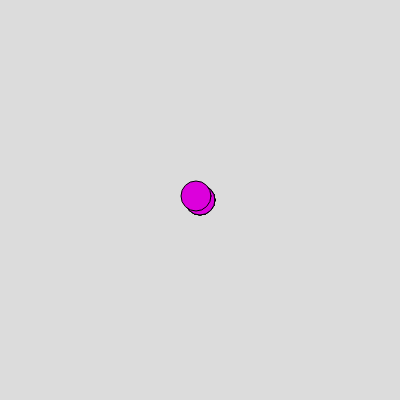
Frame 1 (no input)
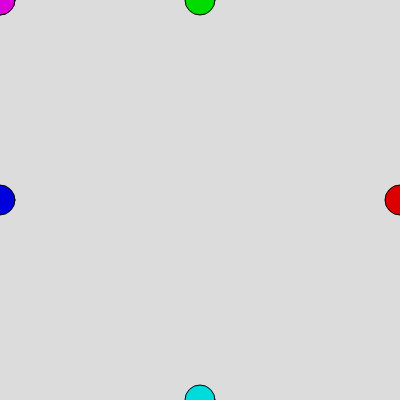
Frame 60 (no input)
Frame 120 (the mouse pressed at the canvas centre since frame 60): identical to frame 60, image omitted

The p5.js sketch that drew these frames (run headless with seeded random() and noise() and a simulated clock; from frame 60 on, the mouse is pressed at the canvas centre):

// p5.js sketch
// ── sketch.js
 //Challenge: Re-write the algorithm so that you can change the speed and direction independently of one another. Meaning you can update just the speed for all the circles by changing one number and 
//switch the direction for all the circles by changing a different number.
// stumped

let canvasxy = 400;
let circle1x = canvasxy / 2;
let circle1y = canvasxy / 2;
let circle2x = canvasxy / 2;
let circle2y = canvasxy / 2;
let circle3x= canvasxy / 2;
let circle3y= canvasxy / 2;
let circle4x= canvasxy / 2;
let circle4y= canvasxy / 2;

let circle5x= canvasxy /2 ;
let circle5y= canvasxy/2;

let speedb = 4;
let dir = 1;

// make these variables global by placing them outside the 2 functions
function setup() {
  createCanvas(canvasxy, canvasxy);
  background(220);
  console.log("Moving Circles");
}

function draw() {
  //Part 1: Move a circle from the middle of the screen to the right side of the screen
 background(220);
  
// RED
  fill(220,0,0);
  circle(circle1x, circle1y, 30);
  //circle(x, y, d)
  circle1x= circle1x + (speedb*dir);

  if (circle1x > canvasxy) {
    circle1x = canvasxy ;
  }

// Part 2: Add 3 more, 1 moving left, 1 moving up, 1 moving down

// BLUE
  fill(0,0,220) 
  circle(circle2x, circle2y, 30); 
 circle2x = circle2x - (speedb*dir);
   if (circle2x < 0) {
    circle2x = 0 ;
  } 
  
fill(0,220,0) 
  circle(circle3x, circle3y, 30); 
 circle3y = circle3y - (speedb*dir);
   if (circle3y < 0) {
    circle3y = 0 ;
  } 
  
  fill(0,220,220) 
  circle(circle4x, circle4y, 30); 
 circle4y = circle4y + (speedb*dir);
   if (circle4y > canvasxy) {
    circle4y = canvasxy ;
  } 

 //Part 3: Add 4 more, 1 moving towards each of the 4 corners of the canvas.

  fill(220,0,220) 
  circle(circle5x, circle5y, 30); 
 circle5x = circle5x - (speedb*dir);
  circle5y = circle5y - (speedb*dir);
   if (circle5x < 0) {
    circle5x = 0 ;
     circle5y = 0;
  } 

    fill(220,0,220) 
  circle(circle5x, circle5y, 30); 
 circle5x = circle5x - (speedb*dir);
  circle5y = circle5y - (speedb*dir);
   if (circle5x < 0) {
    circle5x = 0 ;
     circle5y = 0;
  } 


 
  
}
